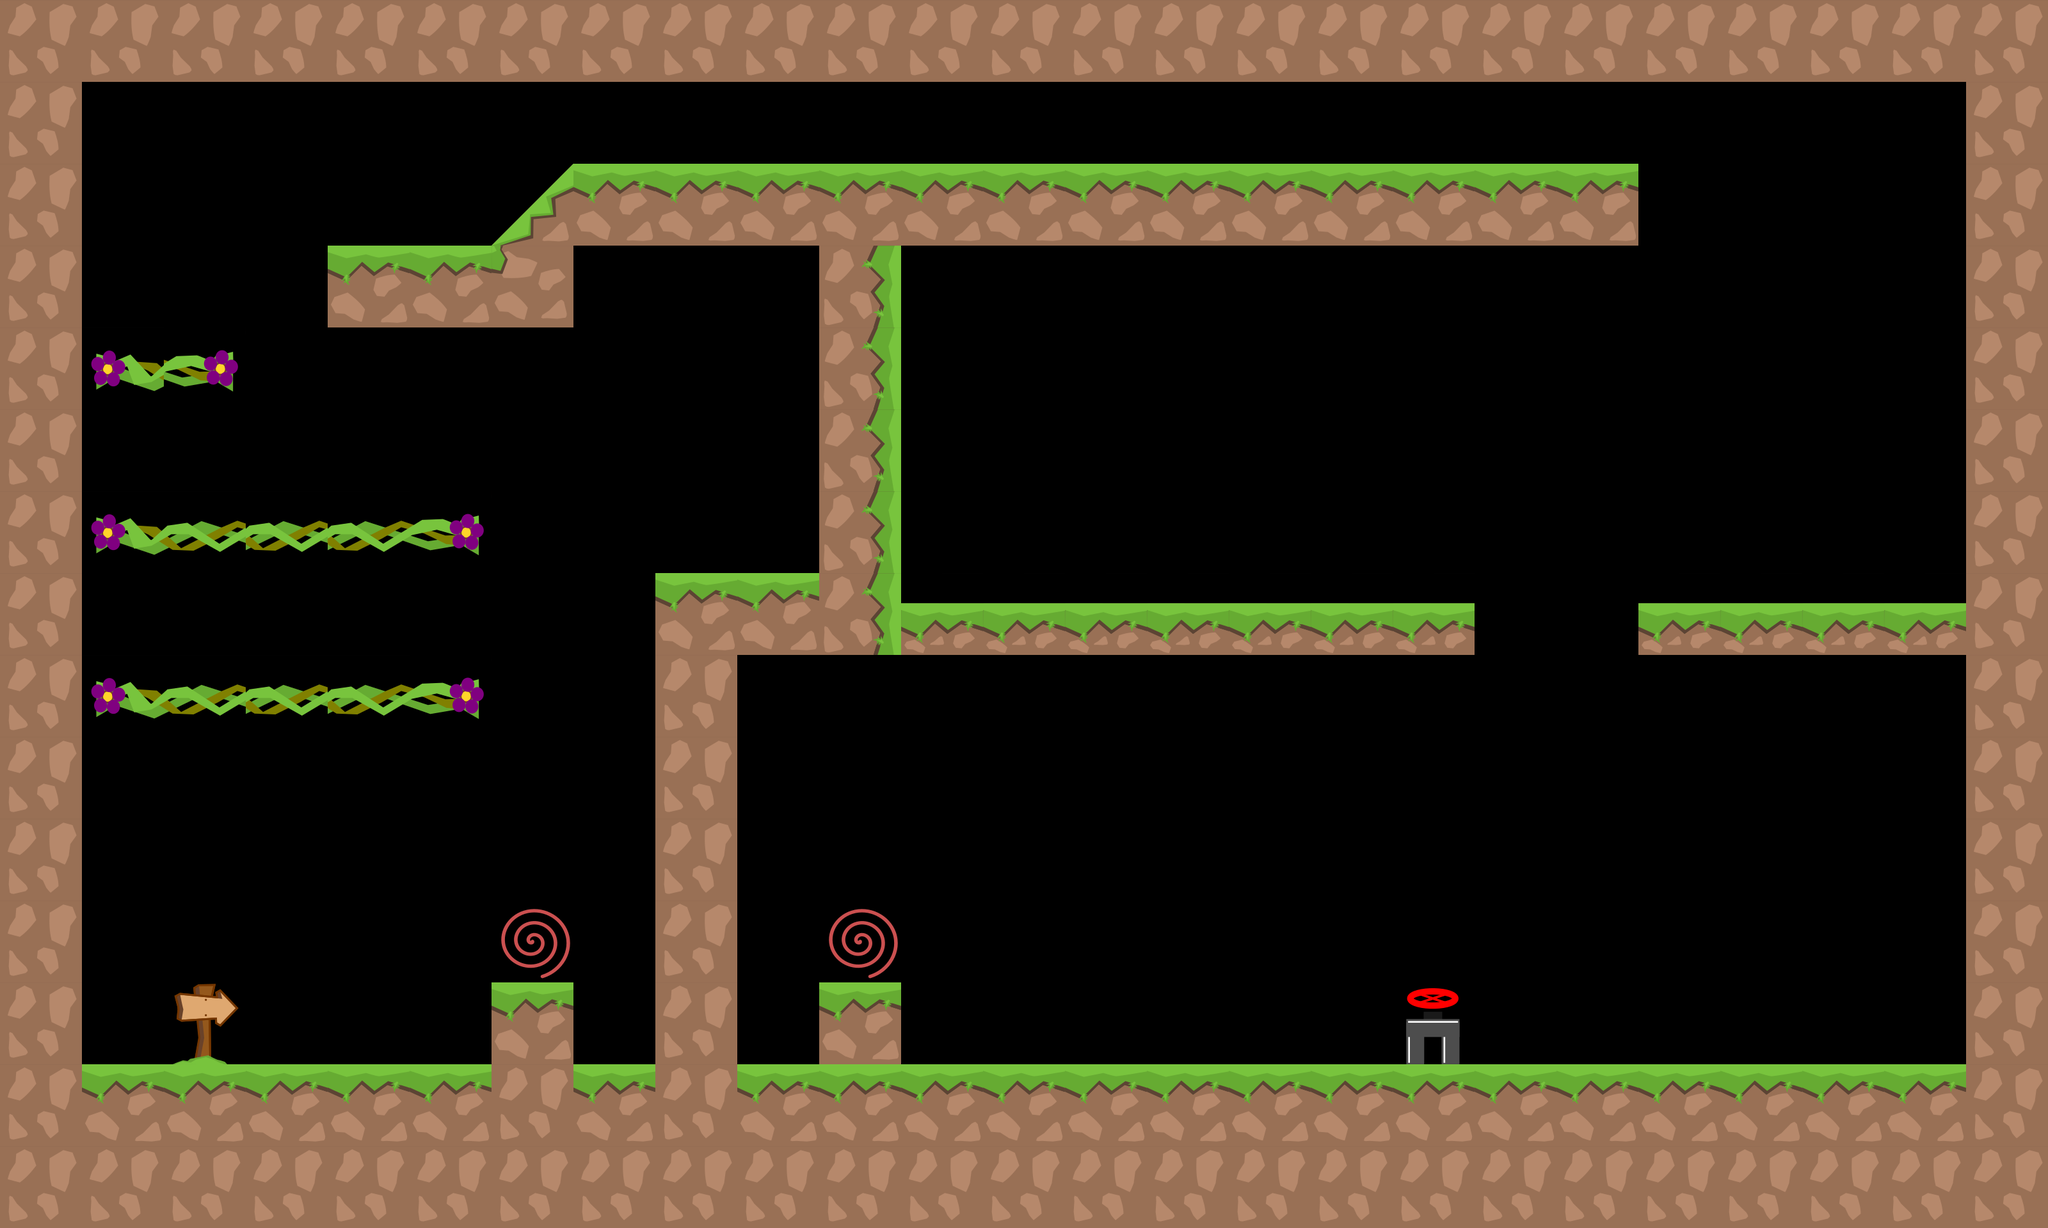

A 2D game scene composited from a Tiled map and its tileset images. What follows is a short description and the map's XML, with each tile layer's data collapsed to a summary:
An orthogonal 25x15 tile map with 128x128 px tiles, 2 tile layers (graphics, oil), 2 tilesets and 31 objects.

<map version="1.0" tiledversion="1.1.1" orientation="orthogonal" renderorder="right-down" width="25" height="15" tilewidth="128" tileheight="128" infinite="0" nextobjectid="181">
 <tileset firstgid="1" source="tiles_128x128.tsx" />
 <tileset firstgid="37" source="tiles_oil_128x128.tsx" />
 <layer name="graphics" width="25" height="15">
  <data>[375 cells, 157 non-empty, 12 distinct tile ids]</data>
 </layer>
 <layer name="oil" width="25" height="15">
  <data>[375 cells, 0 non-empty, 0 distinct tile ids]</data>
 </layer>
 <objectgroup name="blocks">
  <object id="2" x="3072" y="4" width="112" height="1696" />
  <object id="3" x="64" y="52" width="64" height="1684" />
  <object id="4" x="8" y="4" width="3172" height="120" />
  <object id="108" x="1408" y="942.667" width="896" height="81.3333" />
  <object id="127" x="8" y="1664" width="3196" height="248.002" />
  <object id="157" x="2560.17" y="942.909" width="513.333" height="80" />
  <object id="167" x="768" y="1535" width="128" height="129.5" />
  <object id="168" x="512" y="384" width="384" height="128" />
  <object id="169" x="1280" y="384" width="128" height="640" />
  <object id="171" x="1024" y="256" width="1536" height="128" />
  <object id="175" x="1276.55" y="1532.97" width="127" height="131.333" />
  <object id="180" x="1024" y="896" width="128" height="768" />
 </objectgroup>
 <objectgroup name="switch">
  <object id="160" x="512" y="256" width="128" height="128" />
 </objectgroup>
 <objectgroup name="levelEndBlock">
  <object id="146" x="1792" y="128" width="128" height="128" />
 </objectgroup>
 <objectgroup name="slope">
  <object id="172" x="768" y="384">
   <polygon points="0,0 128,-128 256,-128 256,0" />
  </object>
 </objectgroup>
 <objectgroup name="passBlock">
  <object id="104" x="157.622" y="1070.59" width="581.697" height="46" />
  <object id="105" x="165.622" y="817.254" width="571.697" height="46" />
  <object id="165" x="144.289" y="561.254" width="215.697" height="46" />
 </objectgroup>
 <objectgroup name="flowers">
  <object id="74" x="256.97" y="672.853" width="69.697" height="69.697">
   <ellipse />
  </object>
  <object id="76" x="285.212" y="308.005" width="69.697" height="69.697">
   <ellipse />
  </object>
  <object id="80" x="2714.19" y="369.459" width="69.697" height="69.697">
   <ellipse />
  </object>
  <object id="83" x="652.489" y="674.671" width="69.697" height="69.697">
   <ellipse />
  </object>
  <object id="112" x="1881.22" y="738.55" width="69.697" height="69.697">
   <ellipse />
  </object>
  <object id="114" x="1946.43" y="1186.67" width="69.697" height="69.697">
   <ellipse />
  </object>
  <object id="141" x="2773.76" y="780.006" width="69.697" height="69.697">
   <ellipse />
  </object>
  <object id="143" x="240.245" y="938.729" width="69.697" height="69.697">
   <ellipse />
  </object>
  <object id="144" x="2109.58" y="737.219" width="69.697" height="69.697">
   <ellipse />
  </object>
 </objectgroup>
 <objectgroup name="end">
  <object id="44" x="2193.67" y="1545.82" width="93" height="95">
   <ellipse />
  </object>
 </objectgroup>
 <objectgroup name="pushBlocks">
  <object id="46" x="1667.19" y="811.216" width="124.667" height="124.667" />
 </objectgroup>
 <objectgroup name="damage" />
 <objectgroup name="warp_a">
  <object id="177" x="792" y="1440" width="74" height="72">
   <ellipse />
  </object>
 </objectgroup>
 <objectgroup name="warp_b">
  <object id="179" x="1297.85" y="1440.06" width="74" height="72">
   <ellipse />
  </object>
 </objectgroup>
</map>
